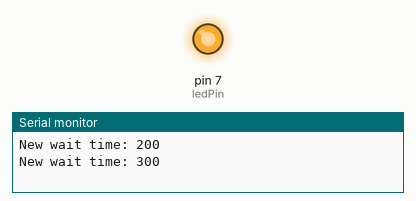
Simulated run of this sketch. Board: Arduino Uno, built with avr-gcc and run on an emulated ATmega328P. Shown: output pins drawn as LEDs (lit = HIGH), the last lines printed to the serial monitor.

Above: at 0.75 s.
At 10.5 s:
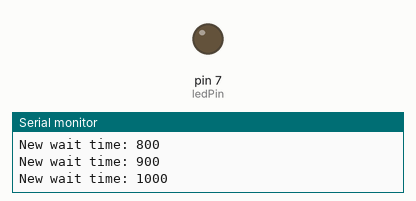
Timing chart, 0 to 26.0 s (numbered marks = the images above):
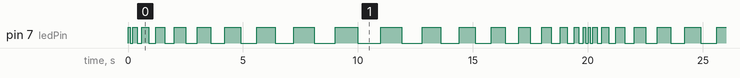

The sketch:

First.ino
```cpp
const int ledPin = 7;
void setup() {
  // put your setup code here, to run once:
  Serial.begin(9600);
  pinMode(ledPin, OUTPUT);
 // int countdown = 5;
 // Countdown(5);

}

void loop() {
  // put your main code here, to run repeatedly:

  static int delayPeriod = 100;
  static int countDir = 1;
  digitalWrite(ledPin, HIGH);
  delay(delayPeriod);
  digitalWrite(ledPin, LOW);
  delay(delayPeriod);

  countDir = checkDirChange(delayPeriod, countDir);
  delayPeriod += 100 * countDir;
  Serial.print("New wait time: ");
  Serial.println(delayPeriod);
}

int checkDirChange (int delayPeriod, int countDir)
{
  if ((delayPeriod == 1000)||(delayPeriod == 0))
  {
  countDir *= -1;

  if(countDir < 0)
  Serial.println("Going Down");
  else
  Serial.println("Going Up");
  }

  return countDir;
}

//void Countdown(int given)
//{
//  for(int i = given; i > 0; i--)
//  {
//  Serial.println(i);
//  delay(1000);
//  }
//}
```

Measured:
- by itself, pin 7 (ledPin): moves between LOW and HIGH, repeating every 20.0 s
- by itself, everything shown: repeats every 20.0 s, in 38 steps
